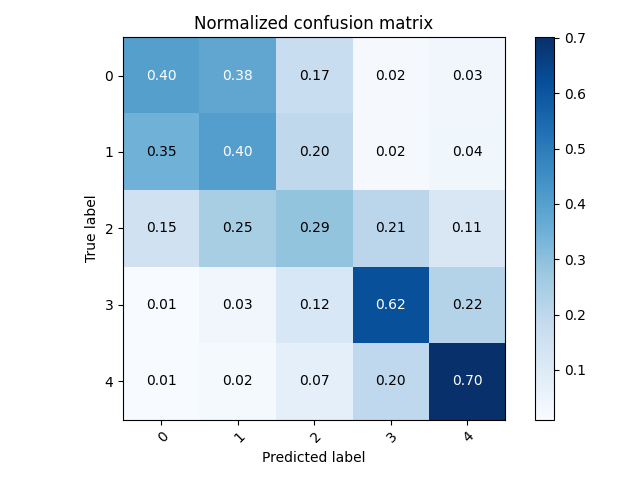
#> input picture src/clf_test.png, 640 x 480 px
$ python -i crop.py   (imports and definitions only)
#> lines starting #> are read from the running program, lines starting #| are printed output that depends on the picture; after the words box and inside, x2 and y2 are one past the last pixel; in counts of white or black regions, pixels touching at a corner belong together
## !!! is taken from original SSIT repo:
# https://github.com/YijinHuang/SSiT

# ==========================================================================
# Base on https://github.com/sveitser/kaggle_diabetic/blob/master/convert.py
# ==========================================================================
import os
import random
import argparse
import numpy as np

from pathlib import Path
from tqdm import tqdm
from PIL import Image, ImageFilter
from multiprocessing import Process

from torchvision.transforms import transforms
import os
import cv2
import numpy as np


parser = argparse.ArgumentParser()
# [4 lines not run here, left out]


###########################################################################################

# [14 lines left out: function imread, not called in this run]

def get_mask_BZ(img):
    if img.ndim == 3:
        gray_img = cv2.cvtColor(img, cv2.COLOR_BGR2GRAY)
    else:
        gray_img = img
    threhold = np.mean(gray_img)/3-5
    _, mask = cv2.threshold(gray_img, max(0, threhold), 1, cv2.THRESH_BINARY)
    nn_mask = np.zeros((mask.shape[0]+2, mask.shape[1]+2), np.uint8)
    new_mask = (1-mask).astype(np.uint8)
    #  cv::floodFill(Temp, Point(0, 0), Scalar(255));
    # _,new_mask,_,_ = cv2.floodFill(new_mask, nn_mask, [(0, 0),(0,new_mask.shape[0])], (0), cv2.FLOODFILL_MASK_ONLY)
    _, new_mask, _, _ = cv2.floodFill(new_mask, nn_mask, (0, 0), (0), cv2.FLOODFILL_MASK_ONLY)
    _, new_mask, _, _ = cv2.floodFill(new_mask, nn_mask, (new_mask.shape[1]-1, new_mask.shape[0]-1), (0), cv2.FLOODFILL_MASK_ONLY)
    mask = mask + new_mask
    kernel = cv2.getStructuringElement(cv2.MORPH_RECT, (20,  20))
    mask = cv2.erode(mask, kernel)
    mask = cv2.dilate(mask, kernel)
    return mask

def _get_center_by_edge(mask):
    center = [0, 0]
    x = mask.sum(axis=1)
    center[0] = np.where(x > x.max()*0.95)[0].mean()
    x = mask.sum(axis=0)
    center[1] = np.where(x > x.max()*0.95)[0].mean()
    return center

def _get_radius_by_mask_center(mask, center):
    mask = mask.astype(np.uint8)
    ksize = max(mask.shape[1]//400*2+1, 3)
    kernel = cv2.getStructuringElement(cv2.MORPH_ELLIPSE, (ksize, ksize))
    mask = cv2.morphologyEx(mask, cv2.MORPH_GRADIENT, kernel)
    # radius=
    #cv2.imshow('1',mask)
    #cv2.waitKey(0)
    index = np.where(mask > 0)
    d_int = np.sqrt((index[0]-center[0])**2+(index[1]-center[1])**2)
    b_count = np.bincount(np.ceil(d_int).astype(np.int_))
    radius = np.where(b_count > b_count.max()*0.995)[0].max()
    return radius

# [8 lines left out: function _get_circle_by_center_bbox, not called in this run]

def get_mask(img):
    if img.ndim == 3:
        #raise 'image dim is not 3'
        g_img = cv2.cvtColor(img, cv2.COLOR_RGB2GRAY)
    elif img.ndim == 2:
        g_img = img.copy()
    else:
        raise 'image dim is not 1 or 3'
    h, w = g_img.shape
    shape = g_img.shape[0:2]
    g_img = cv2.resize(g_img, (0, 0), fx=0.5, fy=0.5)
    tg_img = cv2.normalize(g_img, None, 0, 255, cv2.NORM_MINMAX)
    tmp_mask = get_mask_BZ(tg_img)
    center = _get_center_by_edge(tmp_mask)
    #bbox=_get_bbox_by_mask(tmp_mask)
    radius = _get_radius_by_mask_center(tmp_mask, center)
    #resize back
    center = [center[0]*2, center[1]*2]
    radius = int(radius*2)
    s_h = max(0, int(center[0] - radius))
    s_w = max(0, int(center[1] - radius))
    bbox = (s_h, s_w, min(h-s_h, 2 * radius), min(w-s_w, 2 * radius))
    tmp_mask = _get_circle_by_center_bbox(shape, center, bbox, radius)
    return tmp_mask, bbox, center, radius

# [25 lines left out: functions remove_back_area, supplemental_black_area, not called in this run]

def mask_image(img, mask):
    img[mask <= 0, ...] = 0
    return img

# [124 lines left out: functions process_without_gb, convert, main, convert_list, convert_ssit, square_bbox, not called in this run]


def save(img, fname):
    img.save(fname, quality=100, subsampling=0)


# [2 lines not run here, left out]

>>> import cv2
>>> picture = cv2.cvtColor(cv2.imread('../src/clf_test.png'), cv2.COLOR_BGR2RGB)
>>> result = get_mask(picture)
#> in get_mask, `g_img = cv2.cvtColor(img, cv2.COLOR_RGB2GRAY)`:
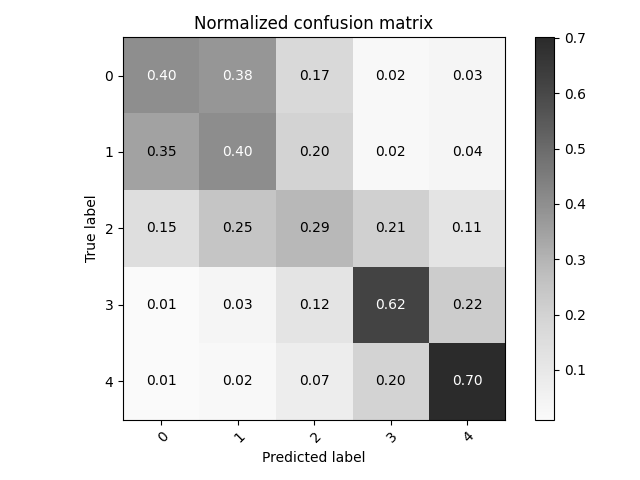
#> g_img: shape (480, 640); min 0, max 255, mean 222.4
#> in get_mask, `g_img = cv2.resize(g_img, (0, 0), fx=0.5, fy=0.5)`:
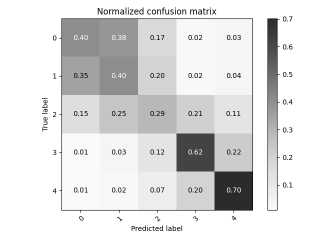
#> g_img: shape (240, 320); min 2, max 255, mean 222.4
#> in get_mask_BZ, `threhold = np.mean(gray_img)/3-5`: threhold = 69.07
#> in get_mask_BZ, `_, mask = cv2.threshold(gray_img, max(0, threhold), 1, cv2.THRESH_BINA..`:
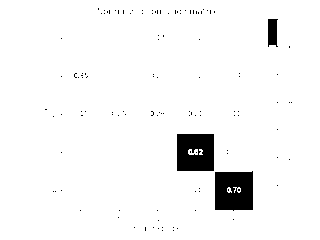
#> mask: shape (240, 320); values 0 (black) and 1 (white), 95.9% white; 119 black regions (116 under 20 px), largest, box (x1, y1, x2, y2) and area: (215, 171, 253, 211) 1394, (177, 134, 214, 171) 1303, (268, 19, 278, 47) 240
#> in get_mask_BZ, `mask = mask + new_mask`: mask: shape (240, 320); every value is 1
#> in _get_center_by_edge, `x = mask.sum(axis=1)`: x = 240 values from 320 to 320
#> in _get_center_by_edge, `x = mask.sum(axis=0)`: x = 320 values from 240 to 240
#> in get_mask, `center = _get_center_by_edge(tmp_mask)`: center = [119.5, 159.5]
#> in _get_radius_by_mask_center, `mask = cv2.morphologyEx(mask, cv2.MORPH_GRADIENT, kernel)`: mask: shape (240, 320); every value is 0
#> in _get_radius_by_mask_center, `index = np.where(mask > 0)`: index = (empty array, empty array)
#> in _get_radius_by_mask_center, `d_int = np.sqrt((index[0]-center[0])**2+(index[1]-center[1])**2)`: d_int = empty array
#> (the run stopped early here; a loop or call above may not have finished)
